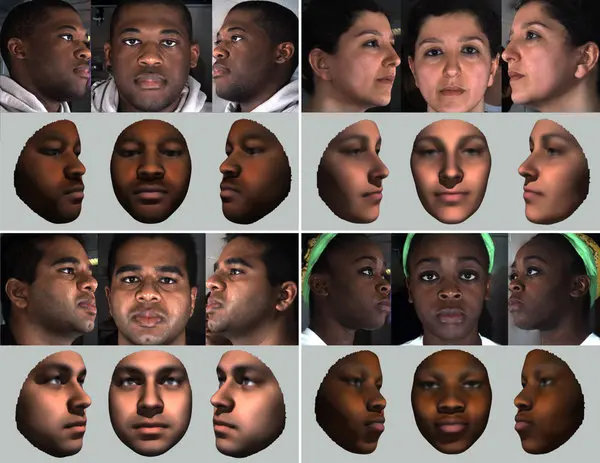
#> input picture Projects/YuzTespiti_1/Faces.webp, 600 x 463 px, found by its file name
$ python YuzTespiti_1.py
#> lines starting #> are read from the running program, lines starting #| are printed output that depends on the picture; after the words box and inside, x2 and y2 are one past the last pixel; in counts of white or black regions, pixels touching at a corner belong together
'''
Yüz Tespiti 1
Bu kod, OpenCV kütüphanesini kullanarak bir görseldeki yüzleri tespit eder ve tespit edilen yüzlerin etrafina bir dörtgen çizer.
Eger dikkat ederseniz kullandigimiz "Cascade" siniflandiricisi(bulunmak istenen obejnin kalibi) sabittir ve önden(frontal) olmayan
yüzleri tespit ederken zorlanacaktir.
'''

import cv2 # Görüntü işleme
from pathlib import Path # Dosya yolu işlemleri

# Yüz tanıma için Haar Cascade sınıflandırıcısını yükle
cascade_path = cv2.data.haarcascades + 'haarcascade_frontalface_default.xml' # OpenCV'nin önceden oluşturulmuş Haar Cascade modeli
face_cascade = cv2.CascadeClassifier(cascade_path)

# Görsel dosya yolunu belirle ve görseli aç
root = Path.cwd()
image = root / 'Projects' / 'YuzTespiti_1' / 'Faces.webp'
image = cv2.imread(image)
#> image is the input picture: shape (463, 600, 3); mean B, G, R 89, 96.7, 114.2

# Görseli gri tonlamaya çevir
gray_image = cv2.cvtColor(image, cv2.COLOR_BGR2GRAY)
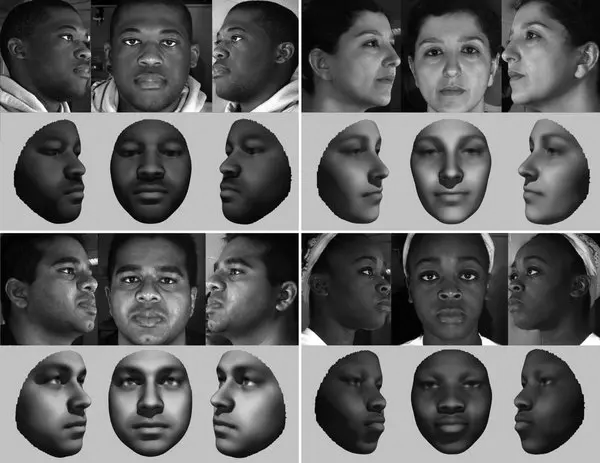
#> gray_image: shape (463, 600); min 0, max 255, mean 101.1

# Yüzleri tespit et
faces = face_cascade.detectMultiScale(gray_image, scaleFactor=1.1, minNeighbors=5, minSize=(30, 30))
#> faces = [[103, 246, 93, 93], [404, 244, 90, 90], [96, 340, 108, 108], [107, 13, 87, 87], [47, 243, 83, 83], [342, 13, 88, 88], [403, 15, 101, 101], [109, 120, 86, 86], [409, 356, 87, 87], [476, 4, 91, 91], [395, 110, 114, 114]]
'''
ScaleFactor: Görseli işlemeden önce ne kadar küçülteceğimiz(hassasiyet~),
minNeighbors: Obje tespiti için gereken minimum komşu sayisi(kesinlik~),
minSize: Tespit edilecek yüzlerin minimum boyutu
'''


# Tespit edilen yüzlerin etrafına dikdörtgen çiz
for (x, y, w, h) in faces:
    cv2.rectangle(image, (x, y), (x + w, y + h), (255, 0, 0), 2)
#> this loop made 11 passes
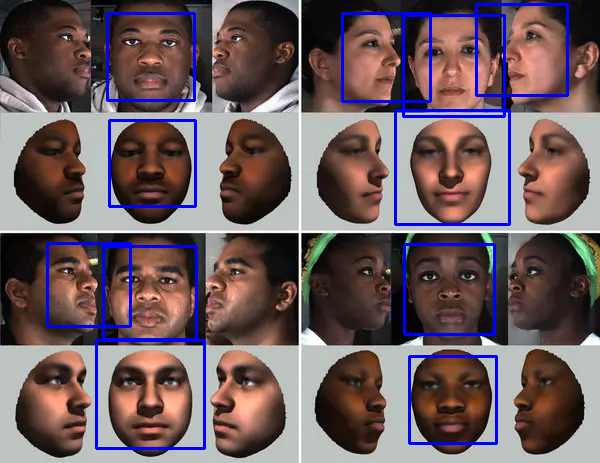
#> image: shape (463, 600, 3); 4.32% of pixels changed, all inside (x1, y1, x2, y2) = (46, 3, 569, 450)

# Sonucu göster
cv2.imshow('Yuz Tespiti', image)
cv2.waitKey(0) # Herhangi bir tuşa basılana kadar bekle
cv2.destroyAllWindows() # Tüm pencereleri kapat
